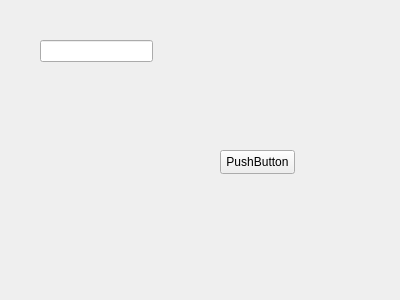
<?xml version="1.0" encoding="UTF-8"?>
<ui version="4.0">
 <class>LoginWindow</class>
 <widget class="QWidget" name="LoginWindow">
  <property name="geometry">
   <rect>
    <x>0</x>
    <y>0</y>
    <width>400</width>
    <height>300</height>
   </rect>
  </property>
  <property name="windowTitle">
   <string>Form</string>
  </property>
  <widget class="QLineEdit" name="lineEdit">
   <property name="geometry">
    <rect>
     <x>40</x>
     <y>40</y>
     <width>113</width>
     <height>22</height>
    </rect>
   </property>
  </widget>
  <widget class="QPushButton" name="pushButton_login">
   <property name="geometry">
    <rect>
     <x>220</x>
     <y>150</y>
     <width>75</width>
     <height>24</height>
    </rect>
   </property>
   <property name="text">
    <string>PushButton</string>
   </property>
  </widget>
 </widget>
 <resources/>
 <connections/>
</ui>
